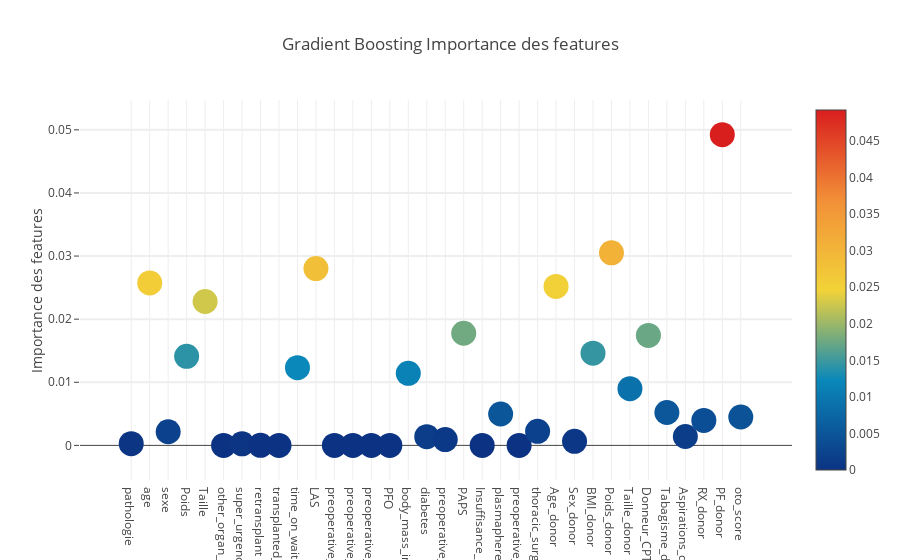

Notebook code cell kept with this figure:
### Markdown cell above
## Gradient Boost

### Code cell
trace = go.Scatter(
    y = feature_dataframe['Gradient Boost Importance des features'].values,
    x = feature_dataframe['features'].values,
    mode='markers',
    marker=dict(
        sizemode = 'diameter',
        sizeref = 1,
        size = 25,
        color = feature_dataframe['Gradient Boost Importance des features'].values,
        colorscale='Portland',
        showscale=True
    ),
    text = feature_dataframe['features'].values
)
data = [trace]

layout= go.Layout(
    autosize= True,
    title= 'Gradient Boosting Importance des features',
    hovermode= 'closest',
    yaxis=dict(
        title= 'Importance des features',
        ticklen= 5,
        gridwidth= 2
    ),
    showlegend= False
)
fig = go.Figure(data=data, layout=layout)
py.iplot(fig,filename='scatter2010')

### Figure 1 — Plotly figure (JSON) as saved in the notebook; plotly's stock layout.template omitted (floating-point values rounded to 4 significant figures)
{"data": [{"marker": {"color": [0.0002657, 0.02574, 0.002154, 0.01411, 0.02279, 0, 0.0002514, 1.147e-05, 0, 0.01232, 0.02801, 0, 0, 0, 0, 0.01141, 0.001384, 0.000912, 0.01777, 0, 0.004969, 0, 0.002222, 0.02518, 0.0006473, 0.01461, 0.03052, 0.008987, 0.01742, 0.005205, 0.001401, 0.003961, 0.04924, 0.0045], "colorscale": "Portland", "showscale": true, "size": 25, "sizemode": "diameter", "sizeref": 1}, "mode": "markers", "text": ["pathologie", "age", "sexe", "Poids", "Taille", "other_organ_transplantation", "super_urgence", "retransplant", "transplanted_twice_during_study_period", "time_on_waiting_liste", "LAS", "preoperative_ICU", "preoperative_vasopressor", "preoperative_mechanical_ventilation", "PFO", "body_mass_index", "diabetes", "preoperative_pulmonary_hypertension", "PAPS", "Insuffisance_renale", "plasmapherese", "preoperative_ECMO", "thoracic_surgery_history", "Age_donor", "Sex_donor", "BMI_donor", "Poids_donor", "Taille_donor", "Donneur_CPT", "Tabagisme_donor", "Aspirations_donor", "RX_donor", "PF_donor", "oto_score"], "type": "scatter", "uid": "c703c954-fd41-11e8-9fd7-6002921757e3", "x": ["pathologie", "age", "sexe", "Poids", "Taille", "other_organ_transplantation", "super_urgence", "retransplant", "transplanted_twice_during_study_period", "time_on_waiting_liste", "LAS", "preoperative_ICU", "preoperative_vasopressor", "preoperative_mechanical_ventilation", "PFO", "body_mass_index", "diabetes", "preoperative_pulmonary_hypertension", "PAPS", "Insuffisance_renale", "plasmapherese", "preoperative_ECMO", "thoracic_surgery_history", "Age_donor", "Sex_donor", "BMI_donor", "Poids_donor", "Taille_donor", "Donneur_CPT", "Tabagisme_donor", "Aspirations_donor", "RX_donor", "PF_donor", "oto_score"], "y": [0.0002657, 0.02574, 0.002154, 0.01411, 0.02279, 0, 0.0002514, 1.147e-05, 0, 0.01232, 0.02801, 0, 0, 0, 0, 0.01141, 0.001384, 0.000912, 0.01777, 0, 0.004969, 0, 0.002222, 0.02518, 0.0006473, 0.01461, 0.03052, 0.008987, 0.01742, 0.005205, 0.001401, 0.003961, 0.04924, 0.0045]}], "layout": {"autosize": true, "hovermode": "closest", "showlegend": false, "title": "Gradient Boosting Importance des features", "yaxis": {"gridwidth": 2, "ticklen": 5, "title": "Importance des features"}}}
